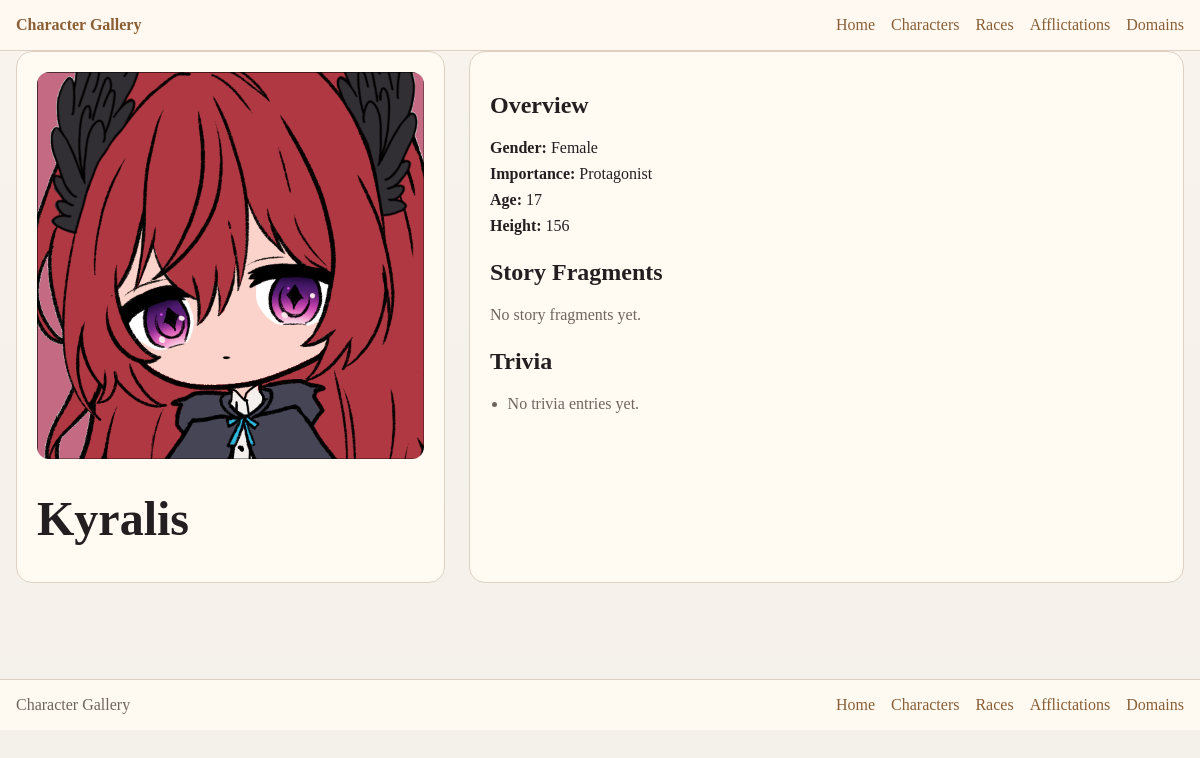
The app's page /characters/Kyralis/ with its own data.
### core/models.py (models this page shows, shortened)
class Character(models.Model):
  name = models.CharField(max_length=255, blank=True, null=True)
  title = models.CharField(max_length=255, blank=True, null=True)
  gender = models.CharField(
    max_length=32,
    choices=GenderChoices.choices,
    blank=True,
    null=True,
  )
  race = models.ForeignKey(
    Race,
    on_delete=models.SET_NULL,
    related_name="characters",
    blank=True,
    null=True,
  )
  role = models.CharField(max_length=255, blank=True, null=True)
  importance = models.CharField(
    max_length=32,
    choices=ImportanceChoices.choices,
    blank=True,
    null=True,
  )
  age = models.IntegerField(blank=True, null=True)
  height = models.CharField(max_length=255, blank=True, null=True)
  birthday = models.CharField(max_length=255, blank=True, null=True)
  birthplace = models.ForeignKey(
    Territory,
    on_delete=models.SET_NULL,
    related_name="birthplace_characters",
    blank=True,
    null=True,
  )
  affiliation = models.ForeignKey(
    Affiliation,
    on_delete=models.SET_NULL,
    related_name="characters",
    blank=True,
    null=True,
  )
  about = models.TextField(blank=True, null=True)
  display_image = models.ImageField(upload_to="character_display_images/", blank=True, null=True)
  icon_image = models.ImageField(upload_to="character_icon_images/", blank=True, null=True)
  expression = models.CharField(
    max_length=32,
    choices=ExpressionChoices.choices,
    blank=True,
    null=True,
  )
  coherence_state = models.CharField(
    max_length=32,
    choices=CoherenceStateChoices.choices,
    blank=True,
    null=True,
  )
  story_fragments = models.ManyToManyField(
    StoryFragment,
    blank=True,
    related_name="characters",
  )
  trivia_entries = models.ManyToManyField(
    TriviaEntry,
    blank=True,
    related_name="characters",
  )

### core/views.py (the view)
# urls.py: path('characters/<str:character_name>/', views.character_detail, name='character_detail'),
def character_detail(request, character_name):
  character = get_object_or_404(
    Character.objects.select_related('race', 'birthplace__domain', 'affiliation')
    .prefetch_related('story_fragments', 'trivia_entries', 'gallery_images'),
    name__iexact=character_name,
  )
  return render(request, 'characters/detail.html', {'character': character})

### core/templates/characters/detail.html (shortened to what this page needs)
{% extends 'base.html' %}
{% block content %}
  <div class="detail-layout">
    <section class="detail-panel">
      {% if character.display_image %}
        <img class="detail-image" src="{{ character.display_image.url }}" alt="{{ character.name }}">
      {% endif %}
      <h1 class="page-title">{{ character.name|default:'Unnamed character' }}</h1>
    </section>
    <section class="detail-panel">
      <h2>Overview</h2>
      <dl class="stack detail-facts">
        {% if character.gender %}<div><strong>Gender:</strong> {{ character.get_gender_display }}</div>{% endif %}
        {% if character.importance %}<div><strong>Importance:</strong> {{ character.get_importance_display }}</div>{% endif %}
        {% if character.age is not None %}<div><strong>Age:</strong> {{ character.age }}</div>{% endif %}
        {% if character.height %}<div><strong>Height:</strong> {{ character.height }}</div>{% endif %}
      </dl>
      <div class="section">
        <h2>Story Fragments</h2>
        {% for fragment in character.story_fragments.all %}
          <article class="section">
            <h3>{{ fragment.title|default:'Untitled fragment' }}</h3>
            <p>{{ fragment.text|default:'-' }}</p>
          </article>
        {% empty %}
          <p class="muted">No story fragments yet.</p>
        {% endfor %}
      </div>
      <div class="section">
        <h2>Trivia</h2>
        <ul class="info-list">
          {% for trivia in character.trivia_entries.all %}
            <li>{{ trivia.text }}</li>
          {% empty %}
            <li class="muted">No trivia entries yet.</li>
          {% endfor %}
        </ul>
      </div>
    </section>
  </div>
{% endblock %}

### core/static/core/css/site.css (style rules this page uses)
:root { color-scheme: light; --bg: #f4f1ea; --panel: #fffaf2; --ink: #231f20; --muted: #6f655f; --accent: #8b5e34; --border: #ddd1c3; --card-ratio: 374 / 512; --character-grid-columns: 6; --character-grid-gap: 1rem; --character-card-width: 170px; }
* { box-sizing: border-box; }
html, body { min-height: 100%; }
body { margin: 0; font-family: Georgia, 'Times New Roman', serif; background: linear-gradient(180deg, #f8f4ed 0%, var(--bg) 100%); color: var(--ink); }
img { display: block; max-width: 100%; }
.page-title { margin: 2rem 0 1rem; font-size: clamp(2rem, 4vw, 3.5rem); }
.muted { color: var(--muted); }
.detail-layout { display: grid; gap: 1.5rem; grid-template-columns: 1.2fr 2fr; }
.detail-panel { background: var(--panel); border: 1px solid var(--border); border-radius: 1rem; padding: 1.25rem; }
.detail-image { width: 100%; border-radius: 0.75rem; margin-bottom: 1rem; }
.info-list { margin: 0; padding-left: 1.1rem; }
.section { margin-top: 1.5rem; }
.stack { display: grid; gap: 0.5rem; }
.detail-facts { margin-bottom: 1rem; }

### records on screen
Character: display_image (picture), name "Kyralis", gender "Female", importance "Protagonist", age "17", height "156"
